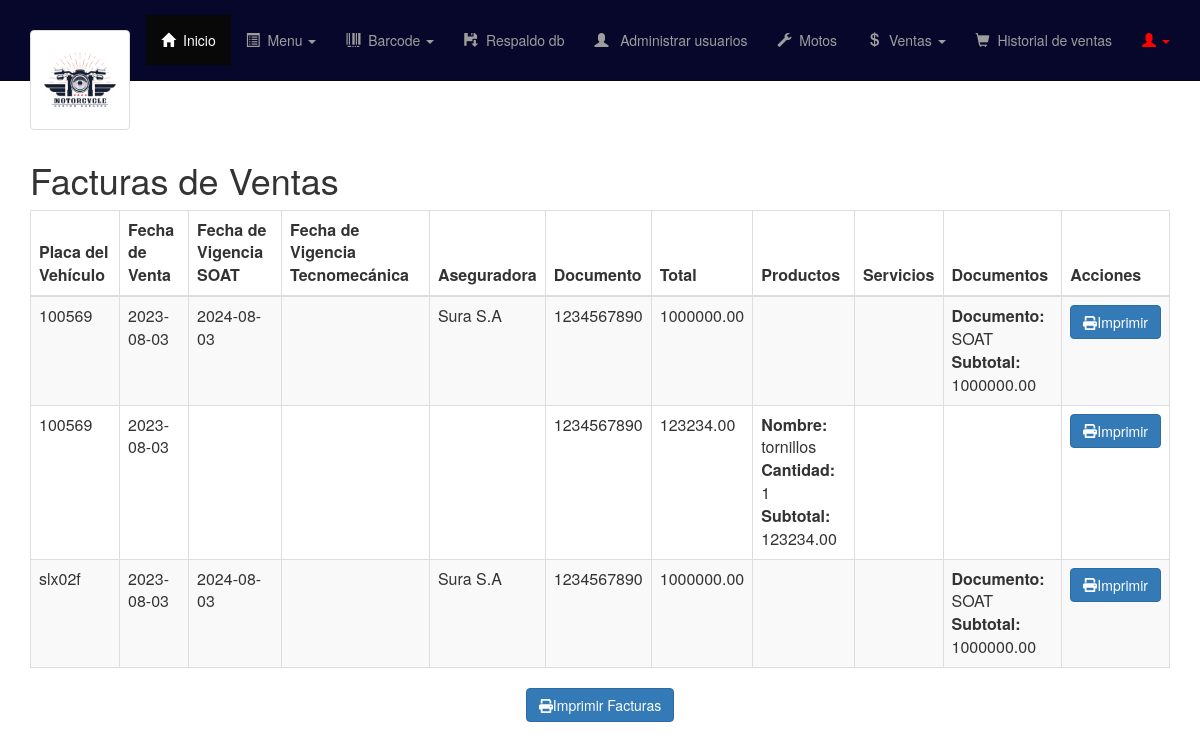
Page /vist/admin/ventas.php (signed in) on the committed database.
### tables this page shows
CREATE TABLE `factura_venta` (
  `id_venta` int(11) NOT NULL,
  `fecha` date NOT NULL,
  `documento` int(11) NOT NULL,
  `total` decimal(10,2) NOT NULL,
  `placa` varchar(8) NOT NULL,
  `fecha_vigencia_soat` date DEFAULT NULL,
  `fecha_vigencia_tecnomecanica` date DEFAULT NULL,
  `aseguradora` int(11) DEFAULT NULL
);

CREATE TABLE `aseguradora` (
  `id_aseguradora` int(11) NOT NULL,
  `aseguradora` varchar(50) NOT NULL
);

CREATE TABLE `documentos` (
  `id_documentos` varchar(100) NOT NULL,
  `documentos` varchar(30) NOT NULL,
  `precio` varchar(100) NOT NULL,
  `tipo` varchar(10) NOT NULL DEFAULT 'documento'
);

CREATE TABLE `detalle_vdocu` (
  `id_detadocu` int(11) NOT NULL,
  `id_documentos` varchar(100) NOT NULL,
  `subtotal` decimal(10,2) NOT NULL,
  `id_venta` int(11) NOT NULL
);

CREATE TABLE `detalle_venta` (
  `id_detallev` int(11) NOT NULL,
  `id_producto` varchar(40) NOT NULL,
  `cantidad` int(11) DEFAULT NULL,
  `id_venta` int(11) NOT NULL,
  `subtotal` decimal(10,2) NOT NULL
);

CREATE TABLE `productos` (
  `id_productos` varchar(40) NOT NULL,
  `nom_producto` varchar(40) NOT NULL,
  `precio` decimal(9,2) NOT NULL,
  `descripcion` varchar(70) NOT NULL,
  `cantidad_ini` int(11) NOT NULL,
  `cantidad_ant` int(11) NOT NULL,
  `id_estado` int(11) NOT NULL,
  `barcode` varchar(100) NOT NULL,
  `tipo` varchar(10) NOT NULL DEFAULT 'producto'
);

### vist/admin/ventas.php (the view, shortened to what this page needs)
<?php
require_once("navbar.php");
$db = new database();
$conectar = $db->conectar();
$consultaFacturas = $conectar->prepare("
    SELECT
        fv.id_venta,
        fv.placa,
        fv.fecha,
        fv.fecha_vigencia_soat,
        fv.fecha_vigencia_tecnomecanica,
        fv.documento,
        fv.total,
        ase.aseguradora,
        p.nom_producto,
        dv.cantidad AS cantidad_producto,
        p.precio AS subtotal_producto,
        s.servicio,
        dvs.cantidad AS cantidad_servicio,
        dvs.subtotal AS subtotal_servicio,
        d.documentos,
        dvdocu.subtotal AS subtotal_documento
    FROM factura_venta fv
    LEFT JOIN detalle_venta dv ON fv.id_venta = dv.id_venta
    LEFT JOIN productos p ON dv.id_producto = p.id_productos
    LEFT JOIN detalle_vservi dvs ON fv.id_venta = dvs.id_venta
    LEFT JOIN servicio s ON dvs.id_servicio = s.id_servicios
    LEFT JOIN detalle_vdocu dvdocu ON fv.id_venta = dvdocu.id_venta
    LEFT JOIN documentos d ON dvdocu.id_documentos = d.id_documentos
    LEFT JOIN aseguradora ase ON fv.aseguradora = ase.id_aseguradora
");
$consultaFacturas->execute();
$facturas = $consultaFacturas->fetchAll(PDO::FETCH_ASSOC);
?>
<!DOCTYPE html>
<html lang="en">
<head>
    <link rel="stylesheet" href="https://cdnjs.cloudflare.com/ajax/libs/font-awesome/6.0.0-beta3/css/all.min.css">
</head>
<body>
    <div class="container mt-5">
        <h1 class="mb-4">Facturas de Ventas</h1>
        <div class="table-responsive">
            <table class="table table-striped table-bordered">
                <thead class="table-dark">
                    <tr>
                        <th>Placa del Vehículo</th>
                        <th>Fecha de Venta</th>
                        <th>Fecha de Vigencia SOAT</th>
                        <th>Fecha de Vigencia Tecnomecánica</th>
                        <th>Aseguradora</th>
                        <th>Documento</th>
                        <th>Total</th>
                        <th>Productos</th>
                        <th>Servicios</th>
                        <th>Documentos</th>
                        <th>Acciones</th>
                    </tr>
                </thead>
                <tbody>
                    <?php foreach ($facturas as $factura) { ?>
                        <tr>
                            <td><?php echo $factura["placa"]; ?></td>
                            <td><?php echo $factura["fecha"]; ?></td>
                            <td><?php echo $factura["fecha_vigencia_soat"]; ?></td>
                            <td><?php echo $factura["fecha_vigencia_tecnomecanica"]; ?></td>
                            <td><?php echo $factura["aseguradora"]; ?></td>
                            <td><?php echo $factura["documento"]; ?></td>
                            <td><?php echo $factura["total"]; ?></td>
                            <td>
                                <?php
                                if ($factura["cantidad_producto"] !== null) {
                                    echo "<strong>Nombre:</strong> " . $factura["nom_producto"] . "<br><strong>Cantidad:</strong> " . $factura["cantidad_producto"] . "<br><strong>Subtotal:</strong> " . $factura["subtotal_producto"];
                                }
                                ?>
                            </td>
                            <td>
                            </td>
                            <td>
                                <?php
                                if ($factura["subtotal_documento"] !== null) {
                                    echo "<strong>Documento:</strong> " . $factura["documentos"] . "<br><strong>Subtotal:</strong> " . $factura["subtotal_documento"];
                                }
                                ?>
                            </td>
                            <td>
                                <a href="imprimir.php?id=<?php echo $factura['id_venta']; ?>" class="btn btn-primary">
                                    <i class="fas fa-print me-2"></i>Imprimir
                                </a>
                            </td>
                        </tr>
                    <?php } ?>
                </tbody>
            </table>
        </div>
        <div class="text-center mt-4">
            <button class="btn btn-primary" onclick="window.print()">
                <i class="fas fa-print me-2"></i>Imprimir Facturas
            </button>
        </div>
    </div>
</body>
</html>

### controller/styles/menu.css (style rules this page uses)
html,body { height:100%; padding-top:70px; }

### rows in the picture
factura_venta: placa "100569", fecha "2023-08-03", fecha_vigencia_soat "2024-08-03", aseguradora.aseguradora "Sura S.A", documento "1234567890", total "1000000.00", documentos.documentos "SOAT", detalle_vdocu.subtotal "1000000.00"
detalle_venta: id_venta.placa "100569", id_venta.fecha "2023-08-03", id_venta.documento "1234567890", id_venta.total "123234.00", id_producto.nom_producto "tornillos", cantidad "1", id_producto.precio "123234.00"
factura_venta: placa "slx02f", fecha "2023-08-03", fecha_vigencia_soat "2024-08-03", aseguradora.aseguradora "Sura S.A", documento "1234567890", total "1000000.00", documentos.documentos "SOAT", detalle_vdocu.subtotal "1000000.00"
